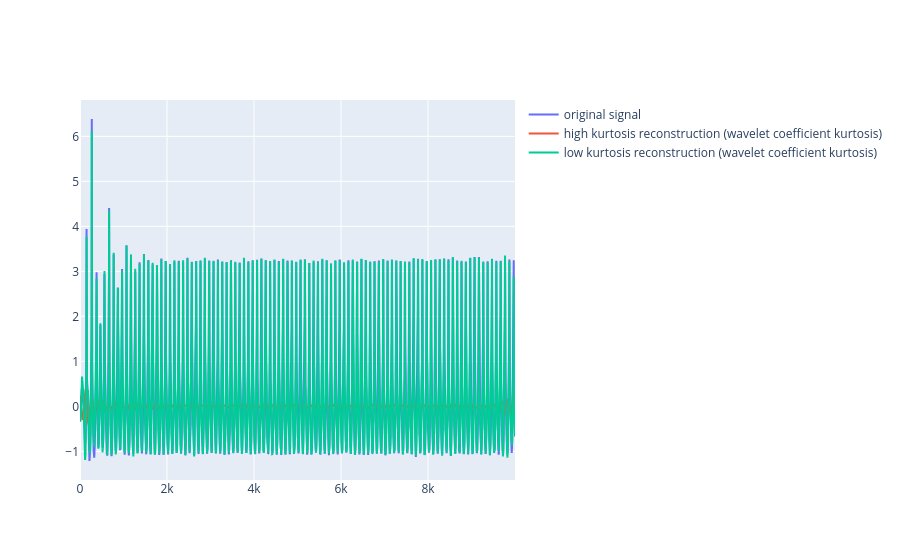

The notebook cell this image was saved under:
### Code cell
import wavelet_transform.utils.statistical_features as sf


i = 0
rec_high_kurt, rec_low_kurt = plot.get_reconstructions_by_threshold(
    results_df[i]['tr_obj'], feature="kurtosis", threshold=threshold, freq_threshold=freq_threshold
)

fig = go.Figure()
fig.add_trace(go.Scatter(
    # x=freq, 
    y=results_df[i]['tr_obj'].data,
    mode='lines',
    name="original signal"
))
fig.add_trace(go.Scatter(
    # x=freq, 
    y=rec_high_kurt,
    mode='lines',
    name="high kurtosis reconstruction (wavelet coefficient kurtosis)"
))
fig.add_trace(go.Scatter(
    # x=freq, 
    y=rec_low_kurt,
    mode='lines',
    name="low kurtosis reconstruction (wavelet coefficient kurtosis)"
))
fig.show()

rec_high_kurt2, rec_low_kurt2 = plot.get_reconstructions_by_threshold(
    results_df[i]['tr_obj'], feature=sf.kurtosis, threshold=threshold
)
fig2 = go.Figure()
fig2.add_trace(go.Scatter(
    # x=freq, 
    y=results_df[i]['tr_obj'].data,
    mode='lines',
    name="original signal"
))
fig2.add_trace(go.Scatter(
    # x=freq, 
    y=rec_high_kurt2,
    mode='lines',
    name="high kurtosis reconstruction (reconstruction kurtosis)"
))
fig2.add_trace(go.Scatter(
    # x=freq, 
    y=rec_low_kurt2,
    mode='lines',
    name="low kurtosis reconstruction (reconstruction kurtosis)"
))
fig2.show()

### Figure 1 — Plotly figure (JSON) as saved in the notebook; plotly's stock layout.template omitted (floating-point values rounded to 4 significant figures; data arrays with more than 128 entries replaced by an {"elided": "..."} marker saying what was removed)
{"data": [{"mode": "lines", "name": "original signal", "type": "scatter", "y": {"elided": "10000 float values"}}, {"mode": "lines", "name": "high kurtosis reconstruction (wavelet coefficient kurtosis)", "type": "scatter", "y": {"elided": "10000 float values"}}, {"mode": "lines", "name": "low kurtosis reconstruction (wavelet coefficient kurtosis)", "type": "scatter", "y": {"elided": "10000 float values"}}], "layout": {}}
